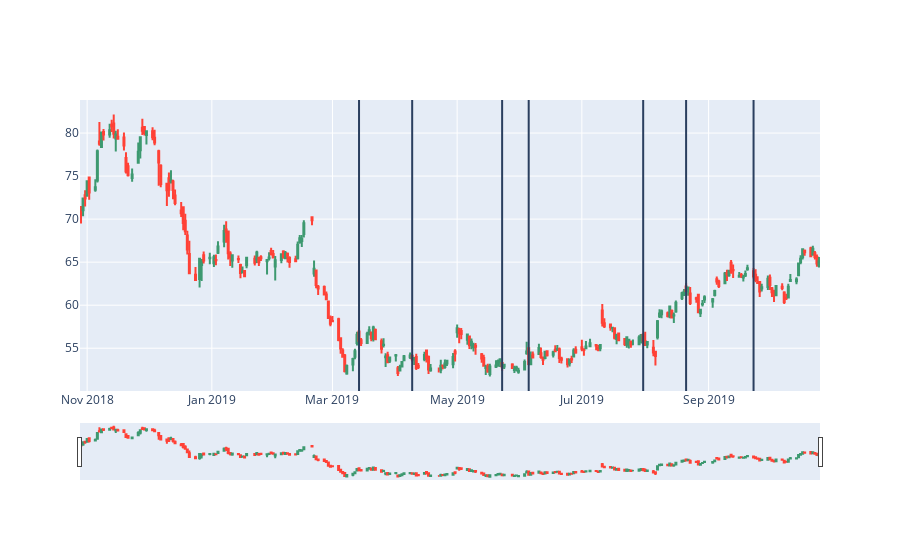

This figure's notebook cell:
### Code cell
bear = go.Figure(data=[go.Candlestick(x=cvs_data['Date'],
                open=cvs_data['Open'],
                high=cvs_data['High'],
                low=cvs_data['Low'],
                close=cvs_data['Close'])])

bear.update_layout(
    shapes = [dict(
        x0=date, x1=date, y0=0, y1=1, xref='x', yref='paper',
        line_width=2, fillcolor = 'violet') for date in bearish_dates]
)
bear.show()

### Figure 1 — Plotly figure (JSON) as saved in the notebook; plotly's stock layout.template omitted (floating-point values rounded to 4 significant figures; data arrays with more than 128 entries replaced by an {"elided": "..."} marker saying what was removed)
{"data": [{"close": {"elided": "250 float values"}, "high": {"elided": "250 float values"}, "low": {"elided": "250 float values"}, "open": {"elided": "250 float values"}, "type": "candlestick", "x": {"elided": "250 str values"}}], "layout": {"shapes": [{"fillcolor": "violet", "line": {"width": 2}, "x0": "2019-03-14", "x1": "2019-03-14", "xref": "x", "y0": 0, "y1": 1, "yref": "paper"}, {"fillcolor": "violet", "line": {"width": 2}, "x0": "2019-04-09", "x1": "2019-04-09", "xref": "x", "y0": 0, "y1": 1, "yref": "paper"}, {"fillcolor": "violet", "line": {"width": 2}, "x0": "2019-05-23", "x1": "2019-05-23", "xref": "x", "y0": 0, "y1": 1, "yref": "paper"}, {"fillcolor": "violet", "line": {"width": 2}, "x0": "2019-06-05", "x1": "2019-06-05", "xref": "x", "y0": 0, "y1": 1, "yref": "paper"}, {"fillcolor": "violet", "line": {"width": 2}, "x0": "2019-07-31", "x1": "2019-07-31", "xref": "x", "y0": 0, "y1": 1, "yref": "paper"}, {"fillcolor": "violet", "line": {"width": 2}, "x0": "2019-08-21", "x1": "2019-08-21", "xref": "x", "y0": 0, "y1": 1, "yref": "paper"}, {"fillcolor": "violet", "line": {"width": 2}, "x0": "2019-09-23", "x1": "2019-09-23", "xref": "x", "y0": 0, "y1": 1, "yref": "paper"}]}}
